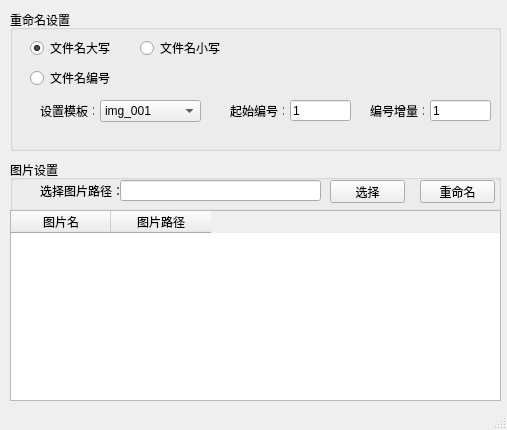
<?xml version="1.0" encoding="UTF-8"?>
<ui version="4.0">
 <class>MainWindow</class>
 <widget class="QMainWindow" name="MainWindow">
  <property name="geometry">
   <rect>
    <x>0</x>
    <y>0</y>
    <width>507</width>
    <height>430</height>
   </rect>
  </property>
  <property name="windowTitle">
   <string>MainWindow</string>
  </property>
  <widget class="QWidget" name="centralwidget">
   <widget class="QGroupBox" name="groupBox">
    <property name="geometry">
     <rect>
      <x>10</x>
      <y>10</y>
      <width>491</width>
      <height>141</height>
     </rect>
    </property>
    <property name="title">
     <string>重命名设置</string>
    </property>
    <widget class="QRadioButton" name="radioButton">
     <property name="geometry">
      <rect>
       <x>20</x>
       <y>30</y>
       <width>89</width>
       <height>16</height>
      </rect>
     </property>
     <property name="text">
      <string>文件名大写</string>
     </property>
     <property name="checked">
      <bool>true</bool>
     </property>
    </widget>
    <widget class="QRadioButton" name="radioButton_2">
     <property name="geometry">
      <rect>
       <x>130</x>
       <y>30</y>
       <width>89</width>
       <height>16</height>
      </rect>
     </property>
     <property name="text">
      <string>文件名小写</string>
     </property>
    </widget>
    <widget class="QRadioButton" name="radioButton_3">
     <property name="geometry">
      <rect>
       <x>20</x>
       <y>60</y>
       <width>89</width>
       <height>16</height>
      </rect>
     </property>
     <property name="text">
      <string>文件名编号</string>
     </property>
    </widget>
    <widget class="QLabel" name="label">
     <property name="geometry">
      <rect>
       <x>30</x>
       <y>90</y>
       <width>54</width>
       <height>21</height>
      </rect>
     </property>
     <property name="text">
      <string>设置模板：</string>
     </property>
    </widget>
    <widget class="QLabel" name="label_2">
     <property name="geometry">
      <rect>
       <x>220</x>
       <y>90</y>
       <width>54</width>
       <height>21</height>
      </rect>
     </property>
     <property name="text">
      <string>起始编号：</string>
     </property>
    </widget>
    <widget class="QLineEdit" name="lineEdit_2">
     <property name="geometry">
      <rect>
       <x>280</x>
       <y>90</y>
       <width>61</width>
       <height>21</height>
      </rect>
     </property>
     <property name="text">
      <string>1</string>
     </property>
    </widget>
    <widget class="QLabel" name="label_3">
     <property name="geometry">
      <rect>
       <x>360</x>
       <y>90</y>
       <width>54</width>
       <height>21</height>
      </rect>
     </property>
     <property name="text">
      <string>编号增量：</string>
     </property>
    </widget>
    <widget class="QLineEdit" name="lineEdit_3">
     <property name="geometry">
      <rect>
       <x>420</x>
       <y>90</y>
       <width>61</width>
       <height>21</height>
      </rect>
     </property>
     <property name="text">
      <string>1</string>
     </property>
    </widget>
    <widget class="QComboBox" name="comboBox">
     <property name="geometry">
      <rect>
       <x>90</x>
       <y>90</y>
       <width>101</width>
       <height>22</height>
      </rect>
     </property>
     <property name="currentIndex">
      <number>0</number>
     </property>
     <item>
      <property name="text">
       <string>img_001</string>
      </property>
     </item>
     <item>
      <property name="text">
       <string>file_001</string>
      </property>
     </item>
     <item>
      <property name="text">
       <string>pic_001</string>
      </property>
     </item>
    </widget>
   </widget>
   <widget class="QGroupBox" name="groupBox_2">
    <property name="geometry">
     <rect>
      <x>10</x>
      <y>160</y>
      <width>491</width>
      <height>51</height>
     </rect>
    </property>
    <property name="title">
     <string>图片设置</string>
    </property>
    <widget class="QLabel" name="label_4">
     <property name="geometry">
      <rect>
       <x>30</x>
       <y>20</y>
       <width>91</width>
       <height>21</height>
      </rect>
     </property>
     <property name="text">
      <string>选择图片路径：</string>
     </property>
    </widget>
    <widget class="QLineEdit" name="lineEdit_4">
     <property name="geometry">
      <rect>
       <x>110</x>
       <y>20</y>
       <width>201</width>
       <height>21</height>
      </rect>
     </property>
     <property name="text">
      <string/>
     </property>
    </widget>
    <widget class="QPushButton" name="pushButton">
     <property name="geometry">
      <rect>
       <x>320</x>
       <y>20</y>
       <width>75</width>
       <height>23</height>
      </rect>
     </property>
     <property name="text">
      <string>选择</string>
     </property>
    </widget>
    <widget class="QPushButton" name="pushButton_2">
     <property name="geometry">
      <rect>
       <x>410</x>
       <y>20</y>
       <width>75</width>
       <height>23</height>
      </rect>
     </property>
     <property name="text">
      <string>重命名</string>
     </property>
    </widget>
   </widget>
   <widget class="QTableWidget" name="tableWidget">
    <property name="geometry">
     <rect>
      <x>10</x>
      <y>210</y>
      <width>491</width>
      <height>191</height>
     </rect>
    </property>
    <column>
     <property name="text">
      <string>图片名</string>
     </property>
    </column>
    <column>
     <property name="text">
      <string>图片路径</string>
     </property>
    </column>
   </widget>
  </widget>
  <widget class="QStatusBar" name="statusbar"/>
 </widget>
 <resources/>
 <connections/>
</ui>
